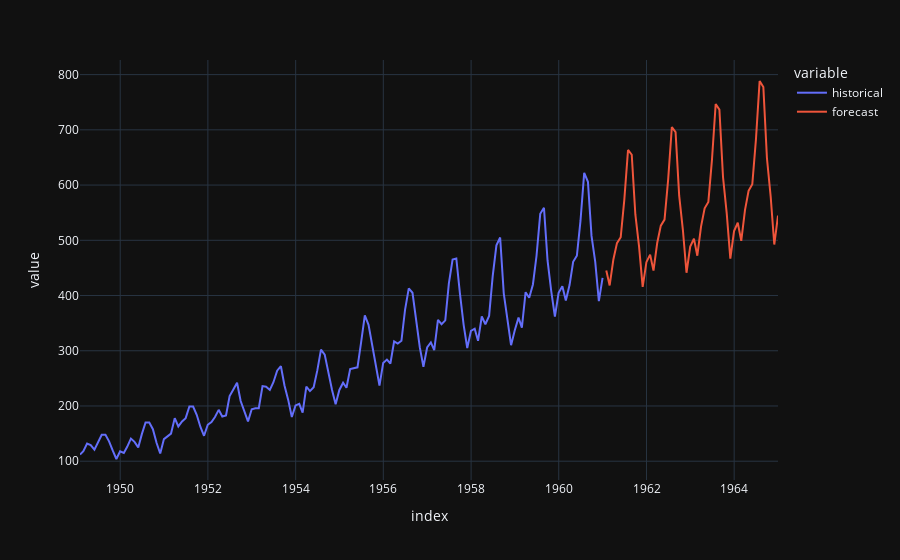

Write notebook code for a chart like this one.
### Code cell
df_forecast.plot()

### Figure 1 — Plotly figure (JSON) as saved in the notebook; plotly's stock layout.template omitted (floating-point values rounded to 4 significant figures; data arrays with more than 128 entries replaced by an {"elided": "..."} marker saying what was removed)
{"data": [{"hovertemplate": "variable=historical<br>index=%{x}<br>value=%{y}<extra></extra>", "legendgroup": "historical", "line": {"color": "#636efa", "dash": "solid"}, "marker": {"symbol": "circle"}, "mode": "lines", "name": "historical", "orientation": "v", "showlegend": true, "type": "scatter", "x": {"elided": "192 str values"}, "xaxis": "x", "y": {"elided": "192 float values"}, "yaxis": "y"}, {"hovertemplate": "variable=forecast<br>index=%{x}<br>value=%{y}<extra></extra>", "legendgroup": "forecast", "line": {"color": "#EF553B", "dash": "solid"}, "marker": {"symbol": "circle"}, "mode": "lines", "name": "forecast", "orientation": "v", "showlegend": true, "type": "scatter", "x": {"elided": "192 str values"}, "xaxis": "x", "y": {"elided": "192 float values"}, "yaxis": "y"}], "layout": {"legend": {"title": {"text": "variable"}, "tracegroupgap": 0}, "margin": {"t": 60}, "xaxis": {"anchor": "y", "domain": [0, 1], "title": {"text": "index"}}, "yaxis": {"anchor": "x", "domain": [0, 1], "title": {"text": "value"}}}}
